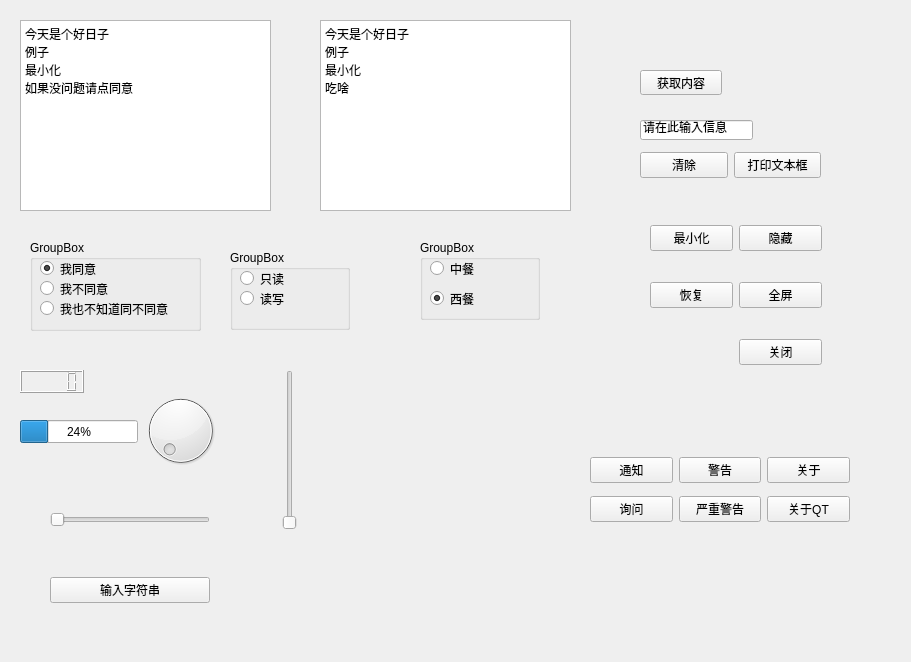
<?xml version="1.0" encoding="UTF-8"?>
<ui version="4.0">
 <class>MainWindow</class>
 <widget class="QMainWindow" name="MainWindow">
  <property name="geometry">
   <rect>
    <x>0</x>
    <y>0</y>
    <width>911</width>
    <height>662</height>
   </rect>
  </property>
  <property name="windowTitle">
   <string>MainWindow</string>
  </property>
  <widget class="QWidget" name="centralWidget">
   <widget class="QWidget" name="gridLayoutWidget">
    <property name="geometry">
     <rect>
      <x>650</x>
      <y>200</y>
      <width>172</width>
      <height>191</height>
     </rect>
    </property>
    <layout class="QGridLayout" name="gridLayout">
     <item row="1" column="1">
      <widget class="QPushButton" name="pushButton_4">
       <property name="text">
        <string>全屏</string>
       </property>
      </widget>
     </item>
     <item row="2" column="1">
      <widget class="QPushButton" name="pushButton_2">
       <property name="text">
        <string>关闭</string>
       </property>
      </widget>
     </item>
     <item row="0" column="1">
      <widget class="QPushButton" name="pushButton_5">
       <property name="text">
        <string>隐藏</string>
       </property>
      </widget>
     </item>
     <item row="0" column="0">
      <widget class="QPushButton" name="pushButton">
       <property name="text">
        <string>最小化</string>
       </property>
      </widget>
     </item>
     <item row="1" column="0">
      <widget class="QPushButton" name="pushButton_3">
       <property name="text">
        <string>恢复</string>
       </property>
      </widget>
     </item>
    </layout>
   </widget>
   <widget class="QLineEdit" name="lineEdit">
    <property name="geometry">
     <rect>
      <x>640</x>
      <y>120</y>
      <width>113</width>
      <height>20</height>
     </rect>
    </property>
    <property name="text">
     <string>请在此输入信息</string>
    </property>
   </widget>
   <widget class="QWidget" name="horizontalLayoutWidget">
    <property name="geometry">
     <rect>
      <x>640</x>
      <y>150</y>
      <width>181</width>
      <height>31</height>
     </rect>
    </property>
    <layout class="QHBoxLayout" name="horizontalLayout">
     <item>
      <widget class="QPushButton" name="pushButton_6">
       <property name="text">
        <string>清除</string>
       </property>
      </widget>
     </item>
     <item>
      <widget class="QPushButton" name="pushButton_7">
       <property name="text">
        <string>打印文本框</string>
       </property>
      </widget>
     </item>
    </layout>
   </widget>
   <widget class="QTextBrowser" name="textBrowser">
    <property name="geometry">
     <rect>
      <x>20</x>
      <y>20</y>
      <width>251</width>
      <height>191</height>
     </rect>
    </property>
    <property name="html">
     <string>&lt;!DOCTYPE HTML PUBLIC &quot;-//W3C//DTD HTML 4.0//EN&quot; &quot;http://www.w3.org/TR/REC-html40/strict.dtd&quot;&gt;
&lt;html&gt;&lt;head&gt;&lt;meta name=&quot;qrichtext&quot; content=&quot;1&quot; /&gt;&lt;style type=&quot;text/css&quot;&gt;
p, li { white-space: pre-wrap; }
&lt;/style&gt;&lt;/head&gt;&lt;body style=&quot; font-family:'SimSun'; font-size:8.83019pt; font-weight:400; font-style:normal;&quot;&gt;
&lt;p style=&quot; margin-top:0px; margin-bottom:0px; margin-left:0px; margin-right:0px; -qt-block-indent:0; text-indent:0px;&quot;&gt;&lt;span style=&quot; font-size:8.83019pt;&quot;&gt;今天是个好日子&lt;/span&gt;&lt;/p&gt;
&lt;p style=&quot; margin-top:0px; margin-bottom:0px; margin-left:0px; margin-right:0px; -qt-block-indent:0; text-indent:0px;&quot;&gt;&lt;span style=&quot; font-size:8.83019pt;&quot;&gt;例子&lt;/span&gt;&lt;/p&gt;
&lt;p style=&quot; margin-top:0px; margin-bottom:0px; margin-left:0px; margin-right:0px; -qt-block-indent:0; text-indent:0px;&quot;&gt;&lt;span style=&quot; font-size:8.83019pt;&quot;&gt;最小化&lt;/span&gt;&lt;/p&gt;
&lt;p style=&quot; margin-top:0px; margin-bottom:0px; margin-left:0px; margin-right:0px; -qt-block-indent:0; text-indent:0px;&quot;&gt;&lt;span style=&quot; font-size:8.83019pt;&quot;&gt;如果没问题请点同意&lt;/span&gt;&lt;/p&gt;&lt;/body&gt;&lt;/html&gt;</string>
    </property>
   </widget>
   <widget class="QPushButton" name="pushButton_8">
    <property name="geometry">
     <rect>
      <x>640</x>
      <y>70</y>
      <width>82</width>
      <height>25</height>
     </rect>
    </property>
    <property name="text">
     <string>获取内容</string>
    </property>
   </widget>
   <widget class="QTextBrowser" name="textBrowser_2">
    <property name="geometry">
     <rect>
      <x>320</x>
      <y>20</y>
      <width>251</width>
      <height>191</height>
     </rect>
    </property>
    <property name="html">
     <string>&lt;!DOCTYPE HTML PUBLIC &quot;-//W3C//DTD HTML 4.0//EN&quot; &quot;http://www.w3.org/TR/REC-html40/strict.dtd&quot;&gt;
&lt;html&gt;&lt;head&gt;&lt;meta name=&quot;qrichtext&quot; content=&quot;1&quot; /&gt;&lt;style type=&quot;text/css&quot;&gt;
p, li { white-space: pre-wrap; }
&lt;/style&gt;&lt;/head&gt;&lt;body style=&quot; font-family:'SimSun'; font-size:8.83019pt; font-weight:400; font-style:normal;&quot;&gt;
&lt;p style=&quot; margin-top:0px; margin-bottom:0px; margin-left:0px; margin-right:0px; -qt-block-indent:0; text-indent:0px;&quot;&gt;&lt;span style=&quot; font-size:8.83019pt;&quot;&gt;今天是个好日子&lt;/span&gt;&lt;/p&gt;
&lt;p style=&quot; margin-top:0px; margin-bottom:0px; margin-left:0px; margin-right:0px; -qt-block-indent:0; text-indent:0px;&quot;&gt;&lt;span style=&quot; font-size:8.83019pt;&quot;&gt;例子&lt;/span&gt;&lt;/p&gt;
&lt;p style=&quot; margin-top:0px; margin-bottom:0px; margin-left:0px; margin-right:0px; -qt-block-indent:0; text-indent:0px;&quot;&gt;&lt;span style=&quot; font-size:8.83019pt;&quot;&gt;最小化&lt;/span&gt;&lt;/p&gt;
&lt;p style=&quot; margin-top:0px; margin-bottom:0px; margin-left:0px; margin-right:0px; -qt-block-indent:0; text-indent:0px;&quot;&gt;&lt;span style=&quot; font-size:8.83019pt;&quot;&gt;吃啥&lt;/span&gt;&lt;/p&gt;&lt;/body&gt;&lt;/html&gt;</string>
    </property>
   </widget>
   <widget class="QGroupBox" name="groupBox">
    <property name="geometry">
     <rect>
      <x>30</x>
      <y>240</y>
      <width>171</width>
      <height>91</height>
     </rect>
    </property>
    <property name="title">
     <string>GroupBox</string>
    </property>
    <widget class="QRadioButton" name="radioButton_3">
     <property name="geometry">
      <rect>
       <x>10</x>
       <y>60</y>
       <width>151</width>
       <height>17</height>
      </rect>
     </property>
     <property name="text">
      <string>我也不知道同不同意</string>
     </property>
    </widget>
    <widget class="QRadioButton" name="radioButton">
     <property name="geometry">
      <rect>
       <x>10</x>
       <y>20</y>
       <width>100</width>
       <height>17</height>
      </rect>
     </property>
     <property name="text">
      <string>我同意</string>
     </property>
     <property name="checked">
      <bool>true</bool>
     </property>
    </widget>
    <widget class="QRadioButton" name="radioButton_2">
     <property name="geometry">
      <rect>
       <x>10</x>
       <y>40</y>
       <width>100</width>
       <height>17</height>
      </rect>
     </property>
     <property name="text">
      <string>我不同意</string>
     </property>
    </widget>
   </widget>
   <widget class="QGroupBox" name="groupBox_2">
    <property name="geometry">
     <rect>
      <x>420</x>
      <y>240</y>
      <width>120</width>
      <height>80</height>
     </rect>
    </property>
    <property name="title">
     <string>GroupBox</string>
    </property>
    <widget class="QRadioButton" name="radioButton_5">
     <property name="geometry">
      <rect>
       <x>10</x>
       <y>50</y>
       <width>100</width>
       <height>17</height>
      </rect>
     </property>
     <property name="text">
      <string>西餐</string>
     </property>
     <property name="checked">
      <bool>true</bool>
     </property>
    </widget>
    <widget class="QRadioButton" name="radioButton_4">
     <property name="geometry">
      <rect>
       <x>10</x>
       <y>20</y>
       <width>100</width>
       <height>17</height>
      </rect>
     </property>
     <property name="text">
      <string>中餐</string>
     </property>
     <property name="checked">
      <bool>false</bool>
     </property>
    </widget>
   </widget>
   <widget class="QGroupBox" name="groupBox_3">
    <property name="geometry">
     <rect>
      <x>230</x>
      <y>250</y>
      <width>120</width>
      <height>80</height>
     </rect>
    </property>
    <property name="title">
     <string>GroupBox</string>
    </property>
    <widget class="QRadioButton" name="radioButton_6">
     <property name="geometry">
      <rect>
       <x>10</x>
       <y>20</y>
       <width>100</width>
       <height>17</height>
      </rect>
     </property>
     <property name="text">
      <string>只读</string>
     </property>
    </widget>
    <widget class="QRadioButton" name="radioButton_7">
     <property name="geometry">
      <rect>
       <x>10</x>
       <y>40</y>
       <width>100</width>
       <height>17</height>
      </rect>
     </property>
     <property name="text">
      <string>读写</string>
     </property>
    </widget>
   </widget>
   <widget class="QDial" name="dial">
    <property name="geometry">
     <rect>
      <x>140</x>
      <y>390</y>
      <width>81</width>
      <height>81</height>
     </rect>
    </property>
   </widget>
   <widget class="QLCDNumber" name="lcdNumber">
    <property name="geometry">
     <rect>
      <x>20</x>
      <y>370</y>
      <width>64</width>
      <height>23</height>
     </rect>
    </property>
   </widget>
   <widget class="QProgressBar" name="progressBar">
    <property name="geometry">
     <rect>
      <x>20</x>
      <y>420</y>
      <width>118</width>
      <height>23</height>
     </rect>
    </property>
    <property name="value">
     <number>24</number>
    </property>
   </widget>
   <widget class="QSlider" name="horizontalSlider">
    <property name="geometry">
     <rect>
      <x>50</x>
      <y>510</y>
      <width>160</width>
      <height>19</height>
     </rect>
    </property>
    <property name="orientation">
     <enum>Qt::Horizontal</enum>
    </property>
   </widget>
   <widget class="QSlider" name="verticalSlider">
    <property name="geometry">
     <rect>
      <x>280</x>
      <y>370</y>
      <width>19</width>
      <height>160</height>
     </rect>
    </property>
    <property name="maximum">
     <number>99</number>
    </property>
    <property name="pageStep">
     <number>10</number>
    </property>
    <property name="orientation">
     <enum>Qt::Vertical</enum>
    </property>
   </widget>
   <widget class="QWidget" name="gridLayoutWidget_2">
    <property name="geometry">
     <rect>
      <x>590</x>
      <y>450</y>
      <width>260</width>
      <height>80</height>
     </rect>
    </property>
    <layout class="QGridLayout" name="gridLayout_2">
     <item row="1" column="1">
      <widget class="QPushButton" name="pushButton_12">
       <property name="text">
        <string>严重警告</string>
       </property>
      </widget>
     </item>
     <item row="0" column="0">
      <widget class="QPushButton" name="pushButton_9">
       <property name="text">
        <string>通知</string>
       </property>
      </widget>
     </item>
     <item row="0" column="1">
      <widget class="QPushButton" name="pushButton_11">
       <property name="text">
        <string>警告</string>
       </property>
      </widget>
     </item>
     <item row="1" column="0">
      <widget class="QPushButton" name="pushButton_10">
       <property name="text">
        <string>询问</string>
       </property>
      </widget>
     </item>
     <item row="0" column="2">
      <widget class="QPushButton" name="pushButton_13">
       <property name="text">
        <string>关于</string>
       </property>
      </widget>
     </item>
     <item row="1" column="2">
      <widget class="QPushButton" name="pushButton_14">
       <property name="text">
        <string>关于QT</string>
       </property>
      </widget>
     </item>
    </layout>
   </widget>
   <widget class="QWidget" name="horizontalLayoutWidget_2">
    <property name="geometry">
     <rect>
      <x>50</x>
      <y>550</y>
      <width>160</width>
      <height>80</height>
     </rect>
    </property>
    <layout class="QHBoxLayout" name="horizontalLayout_2">
     <item>
      <widget class="QPushButton" name="pushButton_15">
       <property name="text">
        <string>输入字符串</string>
       </property>
      </widget>
     </item>
    </layout>
   </widget>
  </widget>
 </widget>
 <resources/>
 <connections>
  <connection>
   <sender>pushButton</sender>
   <signal>clicked()</signal>
   <receiver>MainWindow</receiver>
   <slot>showMinimized()</slot>
   <hints>
    <hint type="sourcelabel">
     <x>376</x>
     <y>354</y>
    </hint>
    <hint type="destinationlabel">
     <x>266</x>
     <y>356</y>
    </hint>
   </hints>
  </connection>
  <connection>
   <sender>pushButton_2</sender>
   <signal>clicked()</signal>
   <receiver>MainWindow</receiver>
   <slot>close()</slot>
   <hints>
    <hint type="sourcelabel">
     <x>571</x>
     <y>351</y>
    </hint>
    <hint type="destinationlabel">
     <x>476</x>
     <y>351</y>
    </hint>
   </hints>
  </connection>
  <connection>
   <sender>pushButton_3</sender>
   <signal>clicked()</signal>
   <receiver>MainWindow</receiver>
   <slot>showNormal()</slot>
   <hints>
    <hint type="sourcelabel">
     <x>365</x>
     <y>447</y>
    </hint>
    <hint type="destinationlabel">
     <x>264</x>
     <y>449</y>
    </hint>
   </hints>
  </connection>
  <connection>
   <sender>pushButton_4</sender>
   <signal>clicked()</signal>
   <receiver>MainWindow</receiver>
   <slot>showFullScreen()</slot>
   <hints>
    <hint type="sourcelabel">
     <x>568</x>
     <y>459</y>
    </hint>
    <hint type="destinationlabel">
     <x>485</x>
     <y>451</y>
    </hint>
   </hints>
  </connection>
  <connection>
   <sender>pushButton_5</sender>
   <signal>clicked()</signal>
   <receiver>MainWindow</receiver>
   <slot>hide()</slot>
   <hints>
    <hint type="sourcelabel">
     <x>371</x>
     <y>221</y>
    </hint>
    <hint type="destinationlabel">
     <x>240</x>
     <y>223</y>
    </hint>
   </hints>
  </connection>
 </connections>
</ui>
